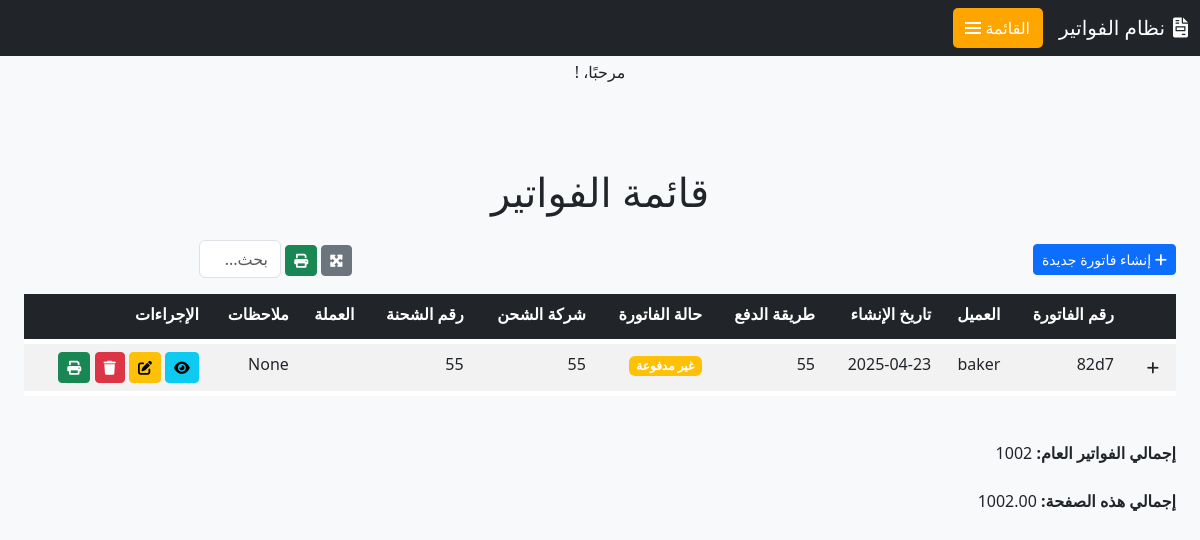
Page /invoice/invoices/ on the committed database.
### invoice/models.py (models this page shows, shortened)
class Invoice(models.Model):
    date = models.DateField(auto_now_add=True, verbose_name=_("تاريخ الإنشاء"))
    customer = models.ForeignKey(User, on_delete=models.SET_NULL, null=True, blank=True, verbose_name=_("العميل"))
    phone_number = models.CharField(max_length=20, blank=True, null=True, verbose_name=_("رقم الهاتف"))
    address = models.TextField(blank=True, null=True, verbose_name=_("العنوان"))
    shipping_company = models.CharField(max_length=255, blank=True, null=True, verbose_name=_("شركة الشحن"))
    shipping_num = models.CharField(max_length=255, blank=True, null=True, verbose_name=_("رقم الشحنة"))
    payment_method = models.CharField(max_length=100, blank=True, null=True, verbose_name=_("طريقة الدفع"))
    notes = models.TextField(blank=True, null=True, verbose_name=_("ملاحظات"))
    currency = models.ForeignKey('Currency', on_delete=models.SET_NULL, null=True, blank=True, verbose_name=_("العملة"))
    invoice_date = models.DateField(blank=True, null=True, verbose_name=_("تاريخ الفاتورة"))
    invoice_type = models.CharField(max_length=100, blank=True, null=True, verbose_name=_("نوع الفاتورة"))
    status = models.ForeignKey('Status', on_delete=models.SET_NULL, null=True, blank=True, verbose_name=_("حالة الفاتورة"))
    due_date = models.DateField(blank=True, null=True, verbose_name=_("تاريخ الاستحقاق"))
    total_amount = models.DecimalField(max_digits=12, decimal_places=2, default=0.0, verbose_name=_("المجموع الكلي"))
    uniqueId = models.CharField(null=True, blank=True, max_length=100, verbose_name=_("الرقم المسلسل"))
    slug = models.SlugField(max_length=225, unique=True, blank=True, null=True)
    date_created = models.DateTimeField(blank=True, null=True)
    last_updated = models.DateTimeField(blank=True, null=True)
    class Meta:
        verbose_name = _('فاتورة')
        verbose_name_plural = _('الفواتير')

### invoice/views.py (the view)
# urls.py: path('invoices/', InvoiceListView.as_view(), name='invoice_list'),
class InvoiceListView(ListView):
    model = Invoice
    template_name = 'invoice/invoice_list.html'
    context_object_name = 'invoices'
    paginate_by = 4  # عرض 4 فواتير في كل صفحة
    def get_context_data(self, **kwargs):
        context = super().get_context_data(**kwargs)
        context['total_amount'] = Invoice.objects.aggregate(Sum('total_amount'))['total_amount__sum']
        current_page_invoices = context['invoices']
        page_total = sum(invoice.total_amount for invoice in current_page_invoices)
        context['page_total'] = page_total
        return context

### templates/invoice/invoice_list.html (shortened to what this page needs)
{% extends 'base.html' %}
{% block content %}
<div class="container-fluid mt-5">
    <h1 class="mb-4 text-center">قائمة الفواتير</h1>
    <div class="d-flex justify-content-between align-items-center mb-3">
        <a href="{% url 'invoice_create' %}" class="btn btn-primary btn-sm">
            <i class="fas fa-plus"></i> إنشاء فاتورة جديدة
        </a>
        <div>
            <button id="expandAll" class="btn btn-secondary btn-sm" title="فتح/إغلاق جميع البنود">
                <i class="fas fa-expand-arrows-alt"></i>
            </button>
            <button id="printAll" class="btn btn-success btn-sm ml-2" title="طباعة الكشف">
                <i class="fas fa-print"></i>
            </button>
            <input type="text" id="searchInput" class="form-control w-25 d-inline-block ml-2" placeholder="بحث...">
        </div>
    </div>
    <div class="table-responsive">
        <table class="table table-striped table-hover">
            <thead class="table-dark">
                <tr>
                    <th></th>
                    <th>رقم الفاتورة</th>
                    <th>العميل</th>
                    <th>تاريخ الإنشاء</th>
                    <th>طريقة الدفع</th>
                    <th>حالة الفاتورة</th>
                    <th>شركة الشحن</th>
                    <th>رقم الشحنة</th>
                    <th>العملة</th>
                    <th>ملاحظات</th>
                    <th>الإجراءات</th>
                </tr>
            </thead>
            <tbody>
                {% for invoice in invoices %}
                    <tr data-invoice-id="{{ invoice.id }}" class="invoice-row">
                        <td>
                            <button class="btn btn-sm btn-toggle" data-toggle="collapse" data-target="#items-{{ invoice.id }}">
                                <i class="fas fa-plus"></i>
                            </button>
                        </td>
                        <td>{{ invoice.uniqueId }}</td>
                        <td>{{ invoice.customer.username }}</td>
                        <td>{{ invoice.date_created|date:"Y-m-d" }}</td>
                        <td>{{ invoice.payment_method }}</td>
                        <td>
                            <span class="badge {% if invoice.status == 'مدفوعة' %}bg-success{% else %}bg-warning{% endif %}">
                                {{ invoice.status|default:"غير مدفوعة" }}
                            </span>
                        </td>
                        <td>{{ invoice.shipping_company }}</td>
                        <td>{{ invoice.shipping_num }}</td>
                        <td>{{ invoice.currency.currency_name }}</td>
                        <td>{{ invoice.notes|truncatechars:20 }}</td>
                        <td>
                            <a href="{% url 'invoice_detail' invoice.pk %}" class="btn btn-info btn-sm" title="عرض">
                                <i class="fas fa-eye"></i>
                            </a>
                            <a href="{% url 'invoice_update' invoice.pk %}" class="btn btn-warning btn-sm" title="تعديل">
                                <i class="fas fa-edit"></i>
                            </a>
                            <a href="{% url 'invoice_delete' invoice.pk %}" class="btn btn-danger btn-sm" title="حذف">
                                <i class="fas fa-trash"></i>
                            </a>
                            <button class="btn btn-success btn-sm print-invoice" title="طباعة" data-invoice-id="{{ invoice.id }}">
                                <i class="fas fa-print"></i>
                            </button>
                        </td>
                    </tr>
                {% empty %}
                    <tr>
                        <td colspan="11" class="text-center">لا توجد فواتير لعرضها.</td>
                    </tr>
                {% endfor %}
            </tbody>
        </table>
    </div>
    <div class="d-flex justify-content-between align-items-center mt-4">
        <span><strong>إجمالي الفواتير العام: </strong>{{ total_amount }}</span>
    </div>
    <div class="d-flex justify-content-between align-items-center mt-4">
        <span><strong>إجمالي هذه الصفحة: </strong>{{ page_total }}</span>
    </div>
</div>
<link rel="stylesheet" href="https://cdnjs.cloudflare.com/ajax/libs/font-awesome/6.0.0/css/all.min.css">
{% endblock %}

### templates/base.html (style rules this page uses)
:root { --orange-color: #FFA500; --orange-hover: #e69500; --sidebar-width: 280px; }
body { padding-top: 60px; background-color: #f8f9fa; }

### templates/invoice/invoice_list.html (style rules this page uses)
.invoice-row { margin-bottom: 10px; }
tr { border-bottom: 10px solid transparent; }

### rows in the picture
Invoice: uniqueId "82d7", customer.username "baker", date_created "2025-04-23", payment_method "55", status "غير مدفوعة", shipping_company "55", shipping_num "55", notes "None"

### other values in the picture
{{ total_amount }} "1002"
{{ page_total }} "1002.00"
